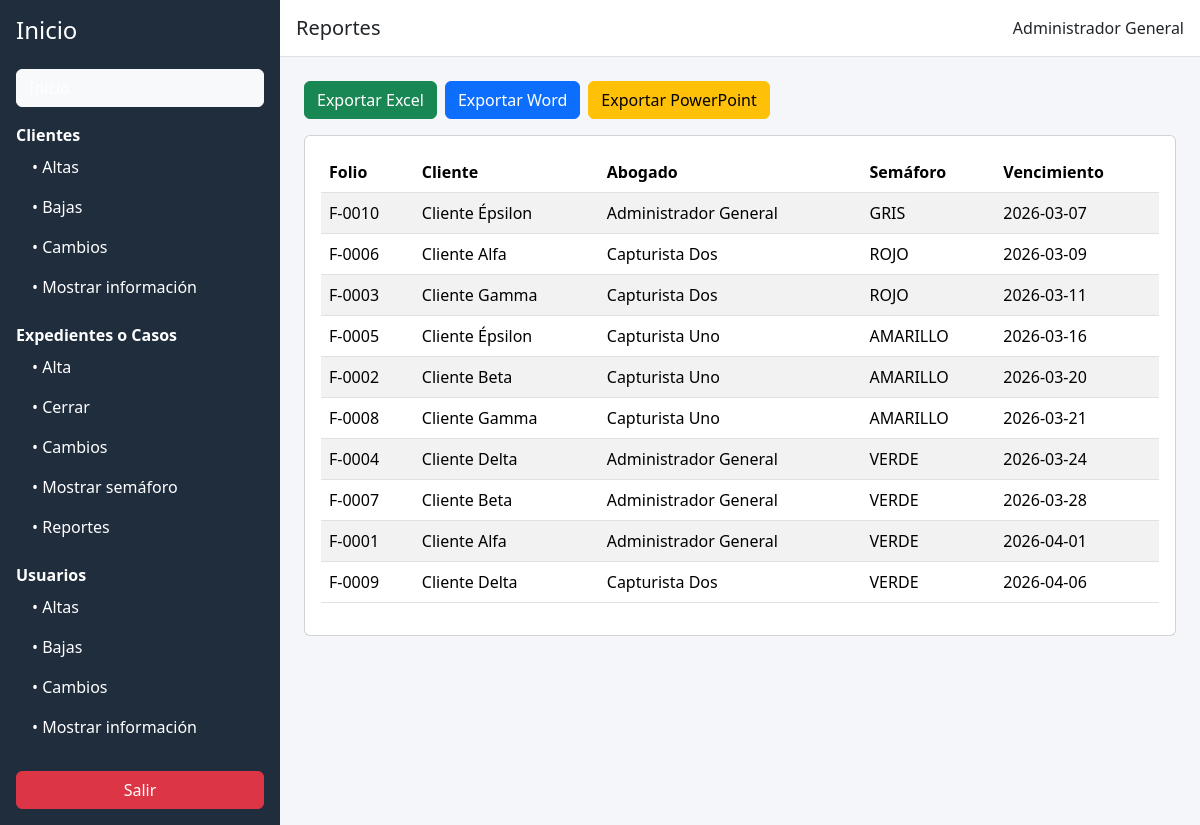
Page /reportes (signed in) on the committed database.
### tables this page shows
CREATE TABLE IF NOT EXISTS expedientes (
    id BIGINT AUTO_INCREMENT PRIMARY KEY,
    folio VARCHAR(50) NOT NULL,
    numero_expediente VARCHAR(120) NOT NULL,
    cliente_id BIGINT NOT NULL,
    empresa_id BIGINT NOT NULL,
    abogado_responsable_id BIGINT NOT NULL,
    tipo_asunto VARCHAR(120) NOT NULL,
    materia VARCHAR(80) NOT NULL,
    autoridad VARCHAR(120) NOT NULL,
    descripcion TEXT NULL,
    fecha_inicio DATE NOT NULL,
    fecha_vencimiento DATE NOT NULL,
    fecha_termino_real DATE NULL,
    estatus ENUM('ACTIVO','CERRADO') NOT NULL DEFAULT 'ACTIVO',
    porcentaje_avance TINYINT NOT NULL DEFAULT 0,
    semaforo ENUM('VERDE','AMARILLO','ROJO','GRIS') NOT NULL DEFAULT 'VERDE',
    dias_restantes INT NOT NULL DEFAULT 0,
    requiere_convenio TINYINT(1) NOT NULL DEFAULT 0,
    requiere_amparo TINYINT(1) NOT NULL DEFAULT 0,
    notas TEXT NULL,
    created_at TIMESTAMP NULL,
    updated_at TIMESTAMP NULL,
    FOREIGN KEY (cliente_id) REFERENCES clientes(id),
    FOREIGN KEY (empresa_id) REFERENCES empresas(id),
    FOREIGN KEY (abogado_responsable_id) REFERENCES usuarios(id)
);

CREATE TABLE IF NOT EXISTS clientes (
    id BIGINT AUTO_INCREMENT PRIMARY KEY,
    empresa_id BIGINT NOT NULL,
    nombre VARCHAR(150) NOT NULL,
    email VARCHAR(150) NULL,
    telefono VARCHAR(25) NULL,
    direccion VARCHAR(255) NULL,
    rfc VARCHAR(20) NULL,
    activo TINYINT(1) NOT NULL DEFAULT 1,
    created_at TIMESTAMP NULL,
    updated_at TIMESTAMP NULL,
    FOREIGN KEY (empresa_id) REFERENCES empresas(id)
);

CREATE TABLE IF NOT EXISTS usuarios (
    id BIGINT AUTO_INCREMENT PRIMARY KEY,
    empresa_id BIGINT NOT NULL,
    rol_id BIGINT NOT NULL,
    nombre VARCHAR(120) NOT NULL,
    email VARCHAR(150) NOT NULL UNIQUE,
    telefono VARCHAR(25) NULL,
    password_hash VARCHAR(255) NOT NULL,
    activo TINYINT(1) NOT NULL DEFAULT 1,
    created_at TIMESTAMP NULL,
    updated_at TIMESTAMP NULL,
    FOREIGN KEY (empresa_id) REFERENCES empresas(id),
    FOREIGN KEY (rol_id) REFERENCES roles(id)
);

### app/helpers/helpers.php (called while the page is built, shortened)
<?php
if (!function_exists('config')) {
    function config(string $key, mixed $default = null): mixed
    {
        static $config = null;
        if ($config === null) {
            $config = [
                'app' => require __DIR__ . '/../../config/app.php',
                'database' => require __DIR__ . '/../../config/database.php',
                'mail' => require __DIR__ . '/../../config/mail.php',
                'whatsapp' => require __DIR__ . '/../../config/whatsapp.php',
            ];
        }
        $segments = explode('.', $key);
        $value = $config;
        foreach ($segments as $segment) {
            $value = $value[$segment];
        }
        return $value;
    }
}
if (!function_exists('env')) {
    function env(string $key, mixed $default = null): mixed
    {
        $value = $_ENV[$key] ?? $_SERVER[$key] ?? getenv($key);
        return $value === false || $value === null ? $default : $value;
    }
}
if (!function_exists('base_path')) {
    function base_path(string $path = ''): string
    {
        $base = dirname(__DIR__, 2);
        return $path === '' ? $base : $base . DIRECTORY_SEPARATOR . ltrim($path, DIRECTORY_SEPARATOR);
    }
}
if (!function_exists('view')) {
    function view(string $view, array $data = []): void
    {
        require base_path('resources/views/layouts/app.php');
    }
}
if (!function_exists('e')) {
    function e(string $value): string
    {
        return htmlspecialchars($value, ENT_QUOTES, 'UTF-8');
    }
}

### app/controllers/ReportesController.php (called while the page is built, shortened)
<?php
class ReportesController
{
    public function index(): void
    {
        $rows = (new Expediente())->allByEmpresa((int)$_SESSION['user']['empresa_id']);
        view('reportes.index', ['title' => 'Reportes', 'rows' => $rows]);
    }
}

### public/index.php (called while the page is built, shortened)
<?php
require dirname(__DIR__) . '/app/helpers/helpers.php';
$router = new Router();
$router->dispatch($_SERVER['REQUEST_METHOD'], $_SERVER['REQUEST_URI']);

### config/app.php (called while the page is built)
<?php
return [
    'name' => env('APP_NAME', 'ExpedientesApp'),
    'env' => env('APP_ENV', 'local'),
    'debug' => filter_var(env('APP_DEBUG', true), FILTER_VALIDATE_BOOL),
    'url' => env('APP_URL', 'http://localhost:8080'),
    'timezone' => env('APP_TIMEZONE', 'America/Mexico_City'),
    'key' => env('APP_KEY', 'change_me'),
];

### config/database.php (called while the page is built)
<?php
return [
    'host' => env('DB_HOST', '127.0.0.1'),
    'port' => env('DB_PORT', '3306'),
    'database' => env('DB_NAME', 'expedientes_app'),
    'username' => env('DB_USER', 'root'),
    'password' => env('DB_PASS', ''),
];

### config/mail.php (called while the page is built)
<?php
return [
    'host' => env('SMTP_HOST', 'localhost'),
    'port' => env('SMTP_PORT', 25),
    'username' => env('SMTP_USER', ''),
    'password' => env('SMTP_PASS', ''),
    'from_address' => env('SMTP_FROM', 'noreply@example.com'),
    'from_name' => env('SMTP_FROM_NAME', 'Expedientes App'),
];

### config/whatsapp.php (called while the page is built)
<?php
return [
    'provider' => env('WHATSAPP_PROVIDER', 'twilio'),
    'token' => env('WHATSAPP_TOKEN', ''),
    'phone_id' => env('WHATSAPP_PHONE_ID', ''),
    'to' => env('WHATSAPP_TO', ''),
    'twilio_sid' => env('TWILIO_SID', ''),
    'twilio_from' => env('TWILIO_FROM', ''),
];

### app/services/Database.php (called while the page is built, shortened)
<?php
class Database
{
    private static ?PDO $connection = null;
    public static function connection(): PDO
    {
        if (self::$connection === null) {
            $cfg = config('database');
            $dsn = sprintf('mysql:host=%s;port=%s;dbname=%s;charset=utf8mb4', $cfg['host'], $cfg['port'], $cfg['database']);
            self::$connection = new PDO($dsn, $cfg['username'], $cfg['password'], [
                PDO::ATTR_ERRMODE => PDO::ERRMODE_EXCEPTION,
                PDO::ATTR_DEFAULT_FETCH_MODE => PDO::FETCH_ASSOC,
            ]);
        }
        return self::$connection;
    }
}

### app/models/BaseModel.php (called while the page is built, shortened)
<?php
abstract class BaseModel
{
    public function __construct()
    {
        $this->db = Database::connection();
    }
}

### app/models/Expediente.php (called while the page is built, shortened)
<?php
class Expediente extends BaseModel
{
    public function allByEmpresa(int $empresaId): array
    {
        $sql = 'SELECT e.*, c.nombre AS cliente, u.nombre AS abogado
                FROM expedientes e
                INNER JOIN clientes c ON c.id = e.cliente_id
                INNER JOIN usuarios u ON u.id = e.abogado_responsable_id
                WHERE e.empresa_id = :empresa
                ORDER BY e.fecha_vencimiento ASC';
        $stmt = $this->db->prepare($sql);
        $stmt->execute(['empresa' => $empresaId]);
        return $stmt->fetchAll();
    }
}

### resources/views/reportes/index.php (the view)
<div class="d-flex gap-2 mb-3">
    <a class="btn btn-success" href="/reportes/export?format=excel">Exportar Excel</a>
    <a class="btn btn-primary" href="/reportes/export?format=word">Exportar Word</a>
    <a class="btn btn-warning" href="/reportes/export?format=ppt">Exportar PowerPoint</a>
</div>
<div class="card"><div class="card-body">
<table class="table table-striped"><thead><tr><th>Folio</th><th>Cliente</th><th>Abogado</th><th>Semáforo</th><th>Vencimiento</th></tr></thead><tbody>
<?php foreach ($rows as $row): ?><tr><td><?= e($row['folio']) ?></td><td><?= e($row['cliente']) ?></td><td><?= e($row['abogado']) ?></td><td><?= e($row['semaforo']) ?></td><td><?= e($row['fecha_vencimiento']) ?></td></tr><?php endforeach; ?>
</tbody></table>
</div></div>

### public/css/app.css (style rules this page uses)
body { background: #f4f6f9; font-family: "Segoe UI", Tahoma, sans-serif; }
.table { background: #fff; }

### rows in the picture
expedientes: folio "F-0010", cliente.nombre "Cliente Épsilon", abogado_responsable.nombre "Administrador General", semaforo "GRIS", fecha_vencimiento "2026-03-07"
expedientes: folio "F-0006", cliente.nombre "Cliente Alfa", abogado_responsable.nombre "Capturista Dos", semaforo "ROJO", fecha_vencimiento "2026-03-09"
expedientes: folio "F-0003", cliente.nombre "Cliente Gamma", abogado_responsable.nombre "Capturista Dos", semaforo "ROJO", fecha_vencimiento "2026-03-11"
expedientes: folio "F-0005", cliente.nombre "Cliente Épsilon", abogado_responsable.nombre "Capturista Uno", semaforo "AMARILLO", fecha_vencimiento "2026-03-16"
expedientes: folio "F-0002", cliente.nombre "Cliente Beta", abogado_responsable.nombre "Capturista Uno", semaforo "AMARILLO", fecha_vencimiento "2026-03-20"
expedientes: folio "F-0008", cliente.nombre "Cliente Gamma", abogado_responsable.nombre "Capturista Uno", semaforo "AMARILLO", fecha_vencimiento "2026-03-21"
expedientes: folio "F-0004", cliente.nombre "Cliente Delta", abogado_responsable.nombre "Administrador General", semaforo "VERDE", fecha_vencimiento "2026-03-24"
expedientes: folio "F-0007", cliente.nombre "Cliente Beta", abogado_responsable.nombre "Administrador General", semaforo "VERDE", fecha_vencimiento "2026-03-28"
expedientes: folio "F-0001", cliente.nombre "Cliente Alfa", abogado_responsable.nombre "Administrador General", semaforo "VERDE", fecha_vencimiento "2026-04-01"
expedientes: folio "F-0009", cliente.nombre "Cliente Delta", abogado_responsable.nombre "Capturista Dos", semaforo "VERDE", fecha_vencimiento "2026-04-06"

### other values in the picture
$title "Reportes"
$user['nombre'] "Administrador General"
